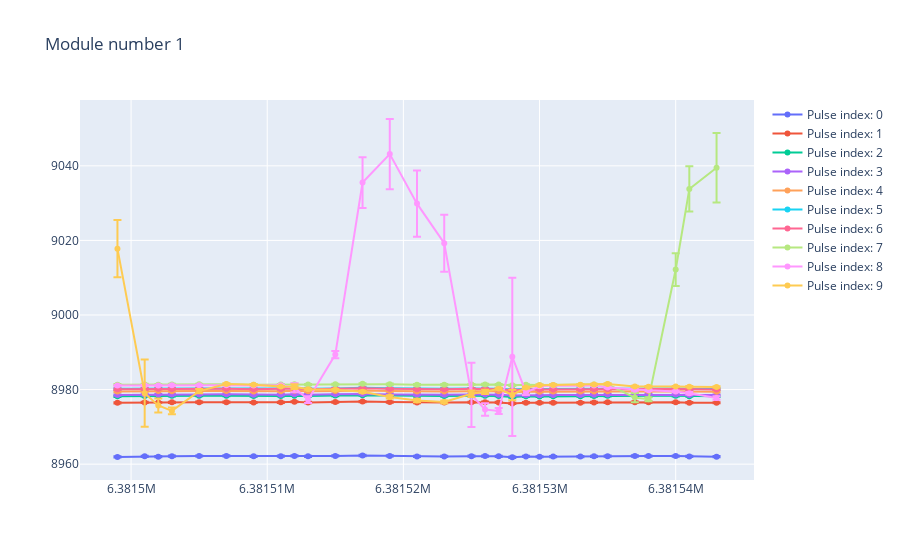
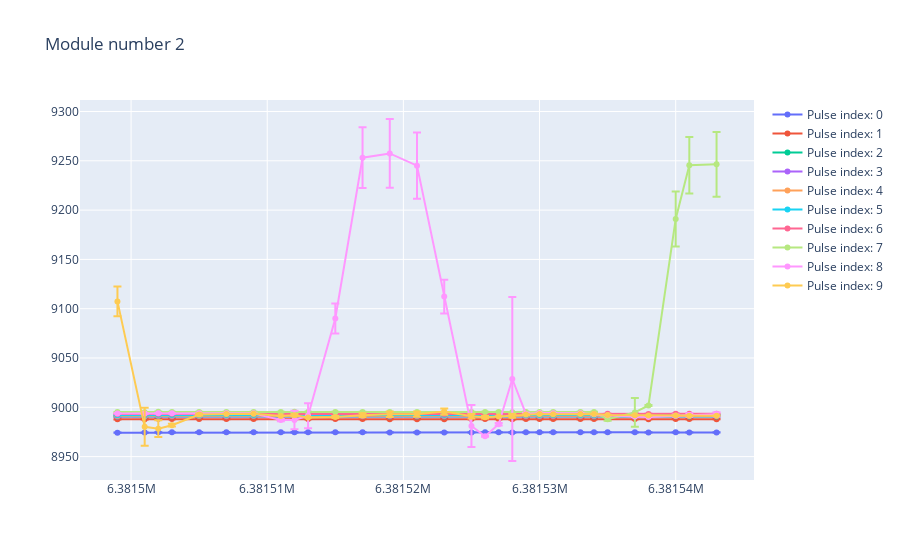
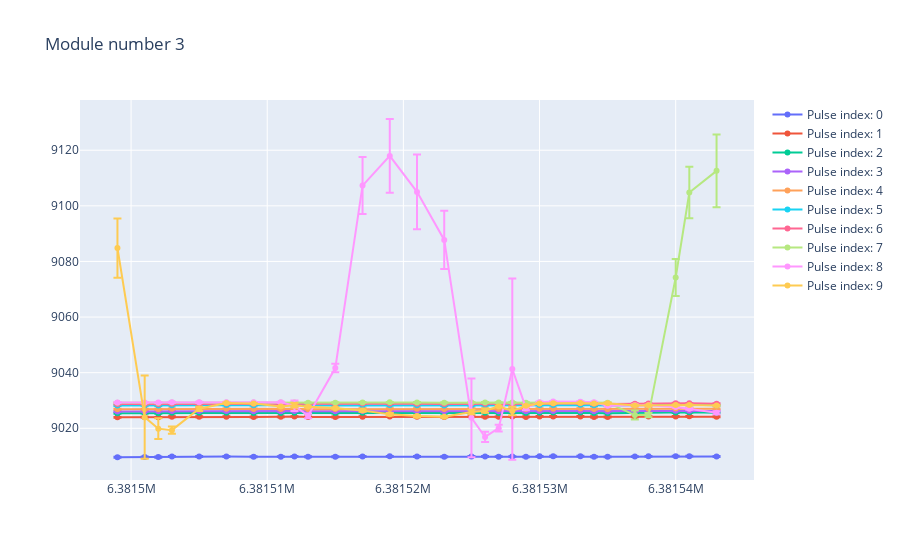
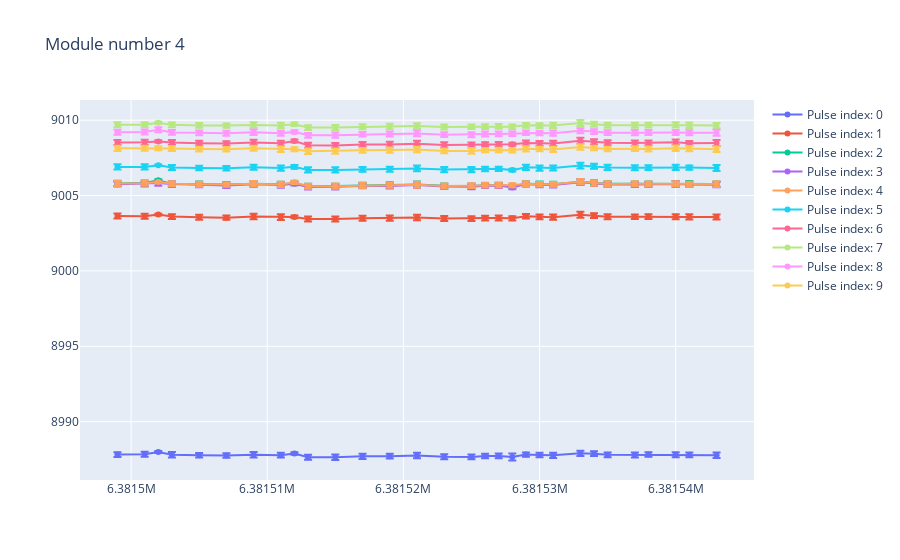

Write notebook code for charts like these, in order.
### Markdown cell above
# Plot delay data and ROI intensities

### Code cell
for modno in sorted(dark_run.keys(), key=lambda x: int(x)):
    if roi_intensities[modno] is not None:
        # Align delay and ROI intensities along the trainIds
        roi_int, delay = xr.align(roi_intensities[modno], delay_data)
        # Evaluate MEAN and STD for a given delay
        data = []
        for pulse in range(roi_intensities[modno].shape[-1]):
            s = list(zip(delay[:, 0].values, roi_int[:, pulse].values))
            roi_int_avg = []
            roi_int_std = []
            dl = []
            for key, group in groupby(sorted(s), lambda x: x[0]):
                x, y = zip(*group)
                avg, std = np.mean(np.array(y)), np.std(np.array(y))
                roi_int_avg.append(avg)
                roi_int_std.append(std)
                dl.append(x[0])        

            data.append(go.Scatter(
                x=dl, 
                y=roi_int_avg, 
                xaxis_title="Delay",
                yaxis_title="ROI intensities",
                error_y=dict(
                    type='data',
                    array=roi_int_std,
                    visible=True),
                mode='lines+markers', 
                name=f"Pulse index: {pulse}"))

        fig = go.Figure(data=data, 
                        layout=go.Layout(
                        title=go.layout.Title(text=f"Module number {modno}")))
        fig.show()
